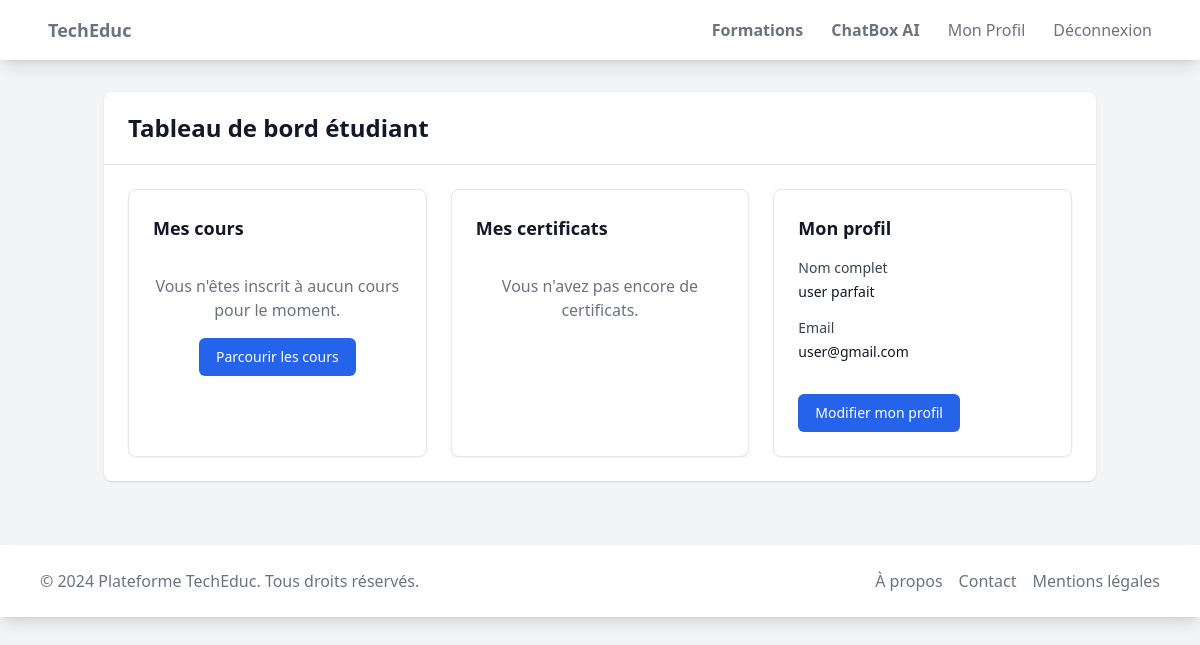
The app's page /users/student/dashboard/ (signed in) with its own data.
### users/models.py (models this page shows, shortened)
class CustomUser(AbstractUser):
    email = models.EmailField(unique=True)
    username = None
    first_name = models.CharField(max_length=30)
    last_name = models.CharField(max_length=30)
    date_of_birth = models.DateField(null=True, blank=True)
    profile_picture = models.ImageField(upload_to='profile_pictures/', null=True, blank=True)
    bio = models.TextField(max_length=500, blank=True)
    is_instructor = models.BooleanField(default=False)
    USERNAME_FIELD = 'email'
    REQUIRED_FIELDS = ['first_name', 'last_name']
    objects = CustomUserManager()

### users/views.py (the view)
# urls.py: path('student/dashboard/', views.student_dashboard, name='student_dashboard'),
@login_required
def student_dashboard(request):
    enrollments = Enrollment.objects.filter(student=request.user).select_related('course')
    certificates = Certificate.objects.filter(student=request.user).select_related('course')
    return render(request, 'users/student_dashboard.html', {
        'enrollments': enrollments,
        'certificates': certificates,
    })

### templates/users/student_dashboard.html (shortened to what this page needs)
{% extends 'base.html' %} {% load static %}  {% block content %}
<div class="bg-white shadow rounded-lg">
  <div class="px-4 py-5 sm:px-6">
    <h1 class="text-2xl font-bold text-gray-900">Tableau de bord étudiant</h1>
  </div>
  <div class="border-t border-gray-200">
    <div class="grid grid-cols-1 md:grid-cols-2 lg:grid-cols-3 gap-6 p-6">
      <div class="bg-white rounded-lg shadow-sm border border-gray-200 p-6">
        <h2 class="text-lg font-semibold text-gray-900 mb-4">Mes cours</h2>
        {% if enrollments %}
        <ul class="divide-y divide-gray-200">
          {% for enrollment in enrollments %}
          <li class="py-4">
            <a
              href="{% url 'courses:course_detail' enrollment.course.id %}"
              class="block hover:bg-gray-50 rounded-lg p-2"
            >
              <div class="flex items-center justify-between">
                <div class="flex-1 min-w-0">
                  <p class="text-sm font-medium text-blue-600 truncate">
                    {{ enrollment.course.title }}
                  </p>
                  <div class="mt-2 flex items-center">
                    <div class="flex-1 bg-gray-200 rounded-full h-2">
                      <div
                        class="bg-blue-600 h-2 rounded-full"
                        style="width: {{ enrollment.progress }}%"
                      ></div>
                    </div>
                    <span class="ml-2 text-xs text-gray-500"
                      >{{ enrollment.progress }}%</span
                    >
                  </div>
                </div>
              </div>
            </a>
          </li>
          {% endfor %}
        </ul>
        {% else %}
        <div class="text-center py-4">
          <p class="text-gray-500">
            Vous n'êtes inscrit à aucun cours pour le moment.
          </p>
          <a
            href="{% url 'courses:course_list' %}"
            class="mt-4 inline-flex items-center px-4 py-2 border border-transparent text-sm font-medium rounded-md text-white bg-blue-600 hover:bg-blue-700"
          >
            Parcourir les cours
          </a>
        </div>
        {% endif %}
      </div>
      <div class="bg-white rounded-lg shadow-sm border border-gray-200 p-6">
        <h2 class="text-lg font-semibold text-gray-900 mb-4">
          Mes certificats
        </h2>
        {% if certificates %}
        <ul class="divide-y divide-gray-200">
          {% for certificate in certificates %}
          <li class="py-4">
            <a
              href="{% url 'certificates:certificate_detail' certificate.id %}"
              class="block hover:bg-gray-50 rounded-lg p-2"
            >
              <div class="flex items-center justify-between">
                <div class="flex-1 min-w-0">
                  <p class="text-sm font-medium text-blue-600 truncate">
                    {{ certificate.course.title }}
                  </p>
                  <p class="mt-1 text-xs text-gray-500">
                    Obtenu le: {{ certificate.date_issued|date:"d/m/Y" }}
                  </p>
                </div>
                <div class="ml-4 flex-shrink-0">
                  <svg
                    class="h-5 w-5 text-green-500"
                    fill="currentColor"
                    viewBox="0 0 20 20"
                  >
                    <path
                      fill-rule="evenodd"
                      d="M10 18a8 8 0 100-16 8 8 0 000 16zm3.707-9.293a1 1 0 00-1.414-1.414L9 10.586 7.707 9.293a1 1 0 00-1.414 1.414l2 2a1 1 0 001.414 0l4-4z"
                      clip-rule="evenodd"
                    />
                  </svg>
                </div>
              </div>
            </a>
          </li>
          {% endfor %}
        </ul>
        {% else %}
        <div class="text-center py-4">
          <p class="text-gray-500">Vous n'avez pas encore de certificats.</p>
        </div>
        {% endif %}
      </div>
      <div class="bg-white rounded-lg shadow-sm border border-gray-200 p-6">
        <h2 class="text-lg font-semibold text-gray-900 mb-4">Mon profil</h2>
        <div class="space-y-4">
          <div>
            <label class="block text-sm font-medium text-gray-700"
              >Nom complet</label
            >
            <p class="mt-1 text-sm text-gray-900">
              {{ user.first_name }} {{ user.last_name }}
            </p>
          </div>
          <div>
            <label class="block text-sm font-medium text-gray-700">Email</label>
            <p class="mt-1 text-sm text-gray-900">{{ user.email }}</p>
          </div>
          <div class="pt-4">
            <a
              href="{% url 'users:edit_profile' %}"
              class="inline-flex items-center px-4 py-2 border border-transparent text-sm font-medium rounded-md text-white bg-blue-600 hover:bg-blue-700"
            >
              Modifier mon profil
            </a>
          </div>
        </div>
      </div>
    </div>
  </div>
</div>
{% endblock %}

### records on screen
CustomUser: first_name "user", last_name "parfait", email "user@gmail.com"
